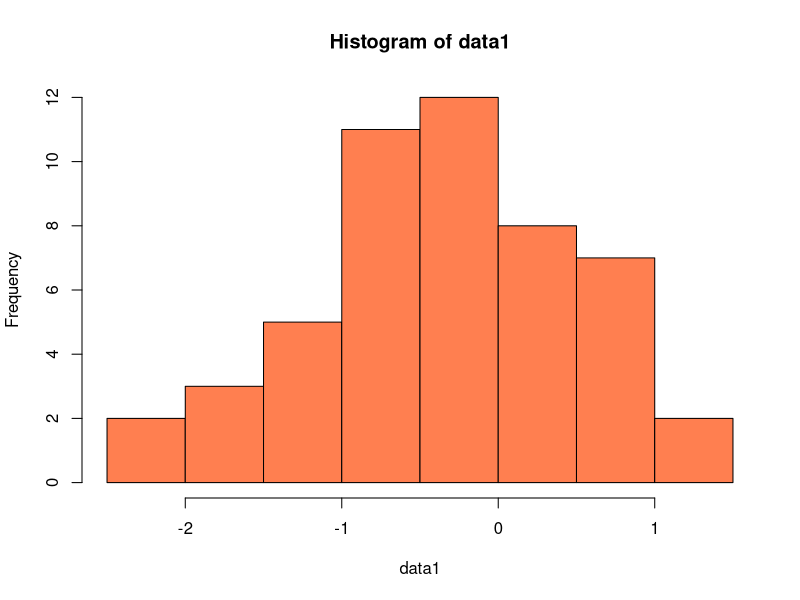
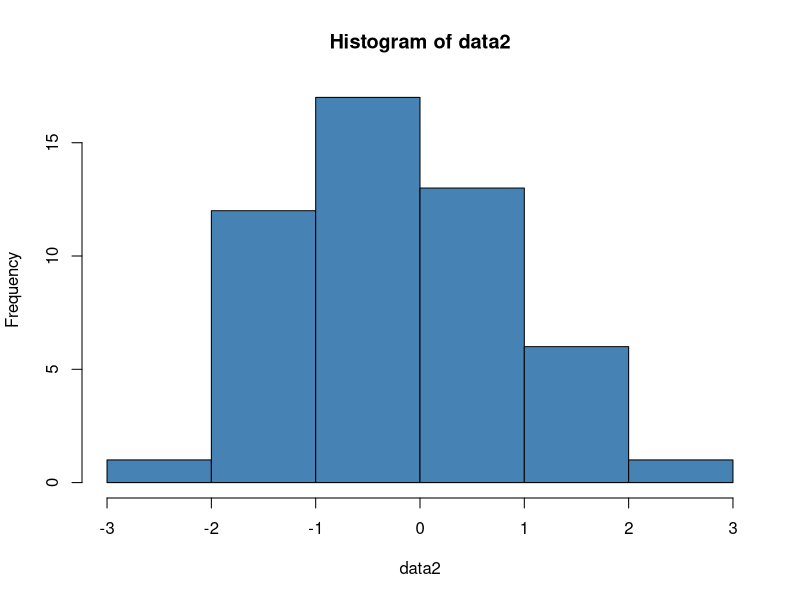
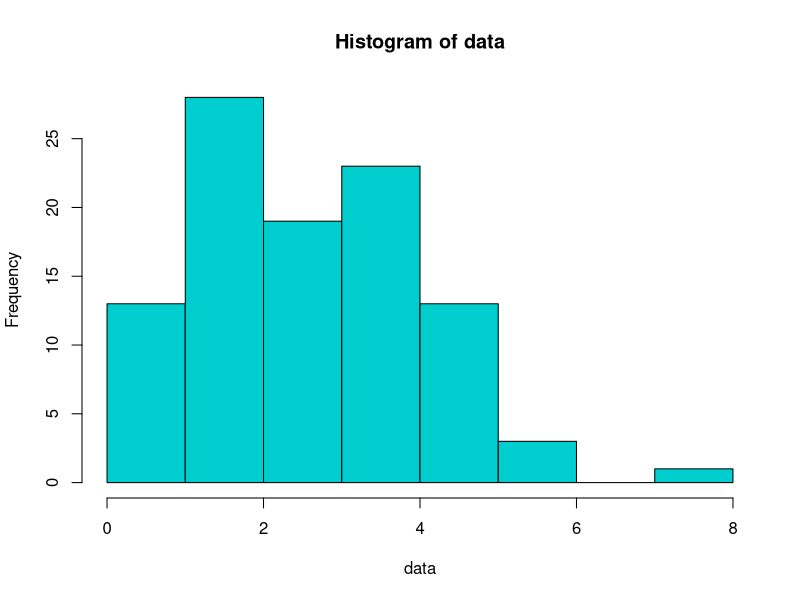

These figures' R source, in order:
set.seed(10)
data1 <- rnorm(50)

set.seed(30)
data2 <- rnorm(50)

# checking normality of data1
shapiro.test(data1)
hist(data1, col='coral')
# reject null hypothesis (p-value = 0.3625)

# checking normality of data2
shapiro.test(data2)
hist(data2, col='steelblue')
# fail to reject null hypothesis (p-value = 0.9143)

set.seed(0)
data <- rnorm(100)

# Checking normality again for data
shapiro.test(data)
# fail to reject null hypothesis (p-value = 0.6303)

# creating values from poisson distribution
set.seed(0)
data <- rpois(n=100, lambda = 3)

# Checking normality with shapiro test
shapiro.test(data)
hist(data, col = 'cyan3')
# reject null hypothesis (p-value = 0.00033)

install.packages('nortest')
library(nortest)

set.seed(1)
x <- rnorm(100, 0, 1)
ad.test(x)
# fail to reject null hypothesis (p-value = 0.9471)
# indicates normal distribution of x

# creating values from uniformly distributed
set.seed(1)
x <- runif(100, 0, 1)

ad.test(x)
# reject null hypothesis (p-value = 0.005)
# indicates x does not follow normal distribution
